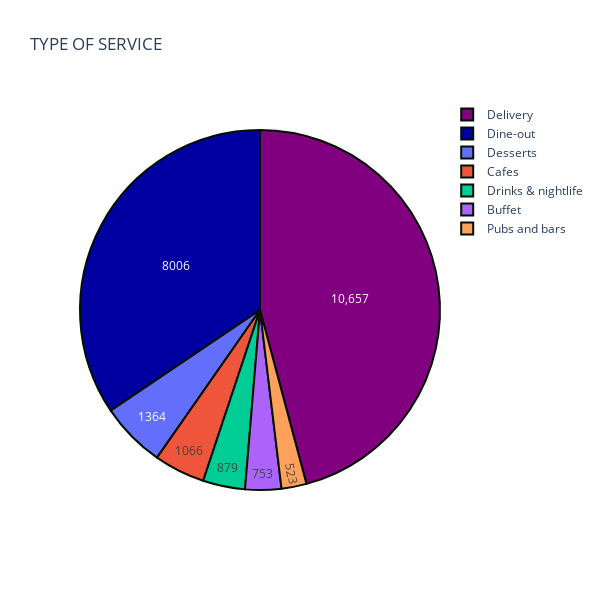

The cell this chart's notebook holds for it:
### Markdown cell above
## **Services Types**

### Code cell
x=df['type'].value_counts()
colors = ['#800080', '#0000A0']

trace=go.Pie(labels=x.index,values=x,textinfo="value",
            marker=dict(colors=colors, 
                           line=dict(color='#001000', width=2)))
layout=go.Layout(title="TYPE OF SERVICE",width=600,height=600)
fig=go.Figure(data=[trace],layout=layout)
py.iplot(fig, filename='pie_chart_subplots3')

### Figure 1 — Plotly figure (JSON) as saved in the notebook; plotly's stock layout.template omitted (floating-point values rounded to 4 significant figures)
{"data": [{"labels": ["Delivery", "Dine-out", "Desserts", "Cafes", "Drinks & nightlife", "Buffet", "Pubs and bars"], "marker": {"colors": ["#800080", "#0000A0"], "line": {"color": "#001000", "width": 2}}, "textinfo": "value", "type": "pie", "values": [10657, 8006, 1364, 1066, 879, 753, 523]}], "layout": {"height": 600, "title": {"text": "TYPE OF SERVICE"}, "width": 600}}
